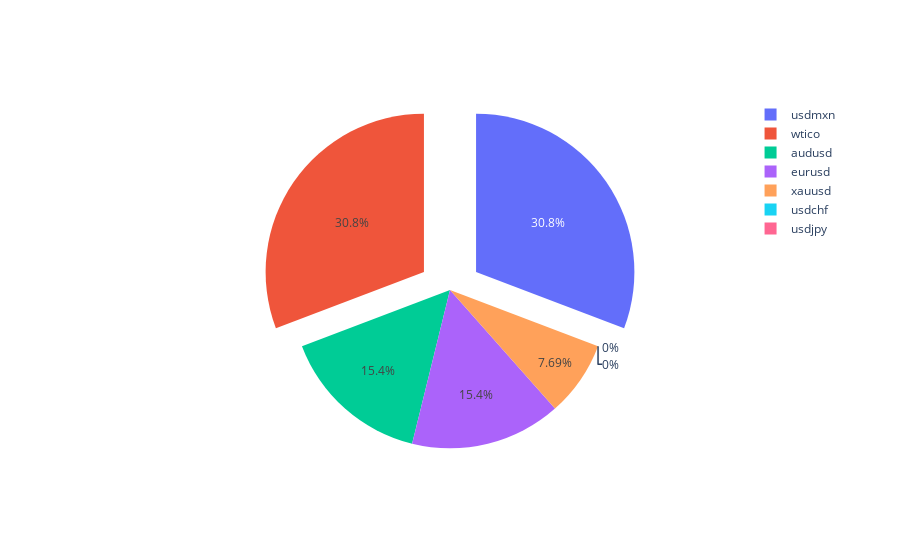

The notebook cell saved with this chart:
### Code cell
vn.fig_1

### Figure 1 — Plotly figure (JSON) as saved in the notebook; plotly's stock layout.template omitted (floating-point values rounded to 4 significant figures)
{"data": [{"labels": ["usdmxn", "wtico", "audusd", "eurusd", "xauusd", "usdchf", "usdjpy"], "pull": [0.2, 0.2, 0, 0, 0, 0, 0], "type": "pie", "values": [1, 1, 0.5, 0.5, 0.25, 0, 0]}], "layout": {}}
